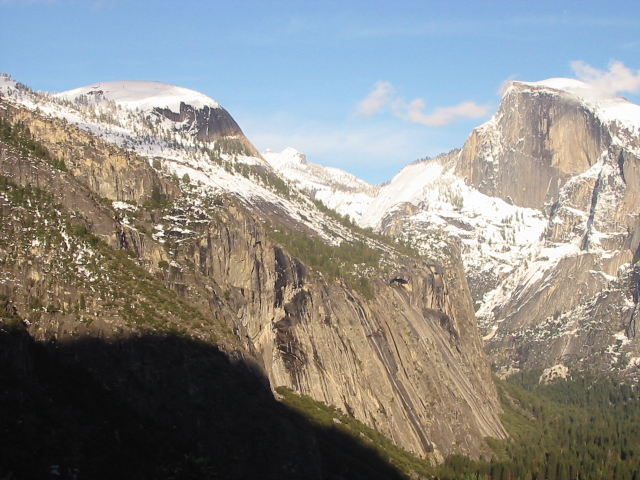
#> input picture PRÁCTICA-3-20201220/imagenes/Yosemite1.jpg, 640 x 480 px
$ python p3.py
#> lines starting #> are read from the running program, lines starting #| are printed output that depends on the picture
#!/usr/bin/env python3
# -*- coding: utf-8 -*-
"""
Created on Fri Dec 25 12:26:52 2020

@author: victor
"""

from matplotlib import pyplot as plt
from math import log
import cv2
import numpy as np
import random

BLOCK_SIZE = 3       #Tamaño de ventana para esquinas
BLOCK_SIZE_F = 7     #Tamaño de ventana para supresión de no máximos
UMBRAL = 10          #Distancia de 10 entre máximos
np.random.seed(1)

###############################################################################
# Funciones auxiliares #
###############################################################################

#Función propia para normalizar matrices
def normMatrix(im):
    if(im.min()<0 ):
        im=im-im.min()
    if(im.max()!=0):
        im = im / im.max()
    return im


#Función para mostrar imágenes con OpenCV
def pintaIm(im,name):
    im=normMatrix(im)
    cv2.imshow(name,im)
    cv2.waitKey(20)
    return im

"""Normaliza una imagen haciendo uso de OpenCV"""
def normalize(im):

    return cv2.normalize(im, None, 0.0, 1.0, cv2.NORM_MINMAX)

"""Muestra una imagen normalizada usando matplotlib"""
# [15 lines left out: function printIm, not called in this run]

"""Muestra un vector de imagenes en una misma imagen."""
# [14 lines left out: function pintaVectorIm, not called in this run]


"""Funcion para leer imagenes, col_flag indica si se leen en color (1) o
en escala de grises (0)."""
def leeIm(path, col_flag = 0):
#> called with path = 'imagenes/Yosemite1.jpg', col_flag = 0
    im = cv2.imread(path, col_flag)
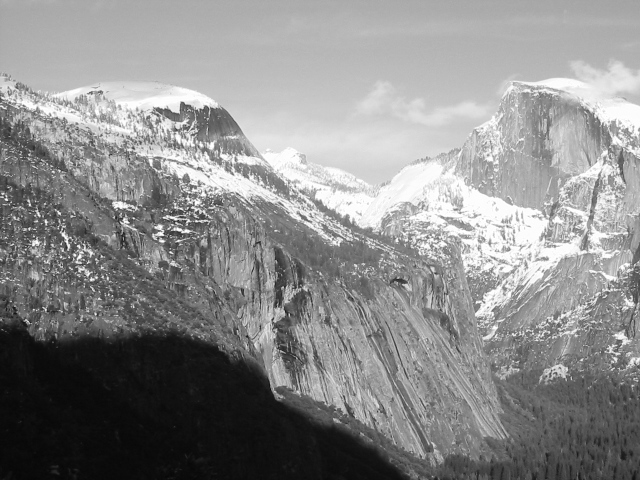
#> im: shape (480, 640); min 6, max 255, mean 138.9
    #Si esta en color tenemos que cmabiar a RGB
    if col_flag!=0:
        im = cv2.cvtColor(im, cv2.COLOR_BGR2RGB)

    return im.astype(np.float32)
#> call 2 of leeIm, with path = 'imagenes/Yosemite2.jpg', col_flag = 0
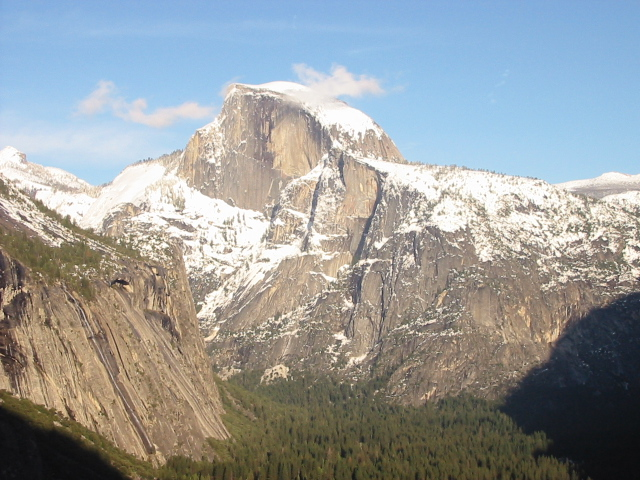
#> input picture PRÁCTICA-3-20201220/imagenes/Yosemite2.jpg, 640 x 480 px
#> in leeIm (call 2), `im = cv2.imread(path, col_flag)`:
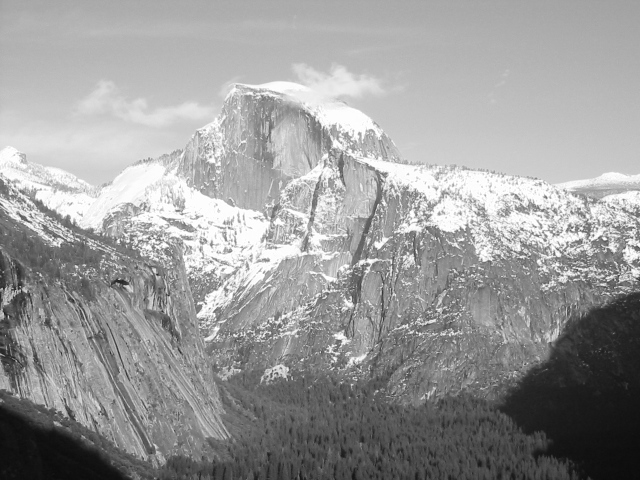
#> im: shape (480, 640); min 11, max 255, mean 154.4

"""Devuelve una lista que representa las imagenes que componen una pirámide
gaussiana.
    - tam: Representa el tamaño de la imagen
    - im: imagen original que no se modifica en la función"""
def gaussianPyramid(im, tam, borde = cv2.BORDER_REPLICATE):
#> called with tam = 2, borde = 1
    pyramid = [im]
    for k in range(tam):
        pyramid.append(cv2.pyrDown(pyramid[-1], borderType = borde))
#> after the loop, pyramid = 3 items

    return pyramid

"""Esta función crea la pirámide de imágenes con el formato visto en clase,
la piramide se contruye con la imagen original a la izquierda y todas las más
pequeñas a su derecha ordenadas de mayor a menor de arriba a abajo"""
def creaImagenPiramide(p):
    #Guardamos las filas y columnas extra para el marco
    filas, colum=p[0].shape[:2]
#> filas = 480; colum = 640
    diffilas=np.sum([img.shape[0] for img in p[1:]]) - filas
#> diffilas = -120
    filas_extra=diffilas if diffilas > 0 else 0
#> filas_extra = 0
    #La diferencia de columas será lo que ocupe la imagen mas grande sin
    #contar la original
    difcolum=p[1].shape[1]
#> difcolum = 320
    colum_extra = difcolum if difcolum > 0 else 0
#> colum_extra = 320
    #Creamos el marco según si la imagen está en escala de grises o no
    if len(p[0].shape)==2:
        piramide=np.zeros((filas + filas_extra, colum + colum_extra), dtype = np.double)
    else:
        piramide=np.zeros((filas + filas_extra, colum + colum_extra,3), dtype = np.double)
    #Introducimos la primera imagen
    piramide[:filas, :colum]=p[0]
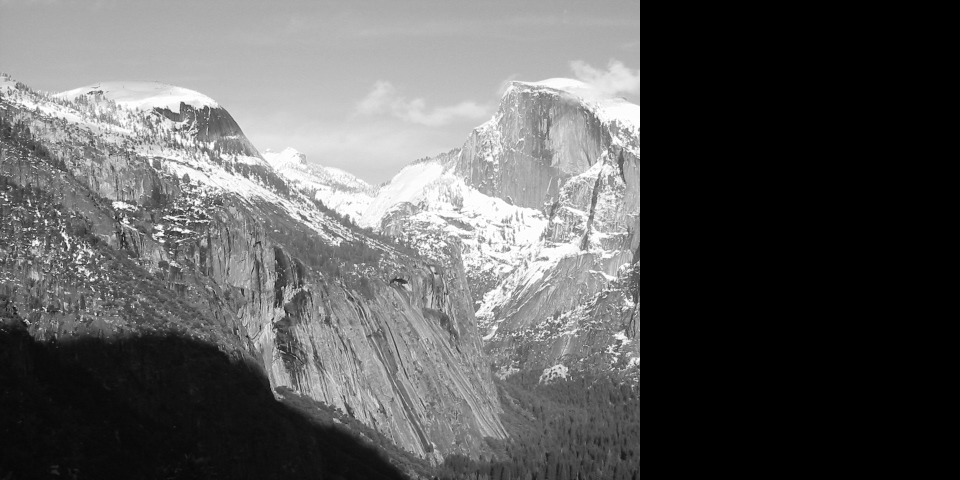
#> piramide: shape (480, 960) float64; min 0, max 255, mean 92.6
    #Vamos añadiendo el resto de imagenes una debajo de otra al lado de la original
    i = 0
    for im in p[1:]:
        #Extraemos las filas y columas de la imagen que toca
        filasim, columim=im.shape[:2]
        #Pegada a la derecha de la original, la añadimos debajo de la anterior
        piramide[i:i + filasim, colum:colum + columim]=im
        i+=filasim
#> this loop made 2 passes
#> (filasim, columim, i) on passes 1 to 2: (240, 320, 240), (120, 160, 360)
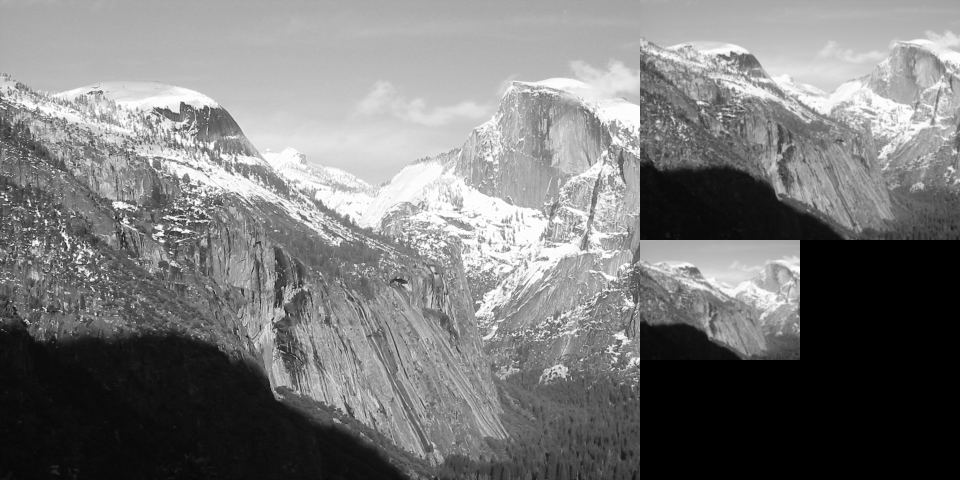
#> piramide: shape (480, 960) float64; min 0, max 255, mean 121.6
#> after the loop, i = 360

    return piramide

"""Pasa una imagen de gris a RGB con OpenCV."""
def grayToRgb(im):
    im_rgb = cv2.normalize(im.astype(np.uint8), None, 0, 255, cv2.NORM_MINMAX)
    return cv2.cvtColor(im_rgb, cv2.COLOR_GRAY2RGB)

#Funciones para el Ejercicio 1

"""Realiza supresión de no máximos en una imagen. Develve una lista con los índices
       de los puntos que son máximos locales."""
# [27 lines left out: function nonMaxiumSupression, not called in this run]


"""Realiza la detección de puntosHarris. Devuelve las imágenes con los puntos dibujados
en cada escala, la imagen original con todos los puntos, y un vector de los puntos detectados."""
def harrisDetection(im, levels, nombre):
    im_scale_kp = []
    keypoints_orig = []
    window = BLOCK_SIZE_F
    num_points = [1500, 400, 100]        #Obtengo 2000 puntos con proporciones 70/25/5%
    escalas = [3,7,15]

    # Pirámide gaussiana de la imagen
    orig_filas, orig_cols = im.shape[:2]
    pyramid = gaussianPyramid(im, levels)

    print("Pirámide Gaussiana de "+nombre)
    pintaIm(creaImagenPiramide(pyramid), "Piramide Gaussiana de "+nombre)

#> (the run stopped early here; a loop or call above may not have finished)
